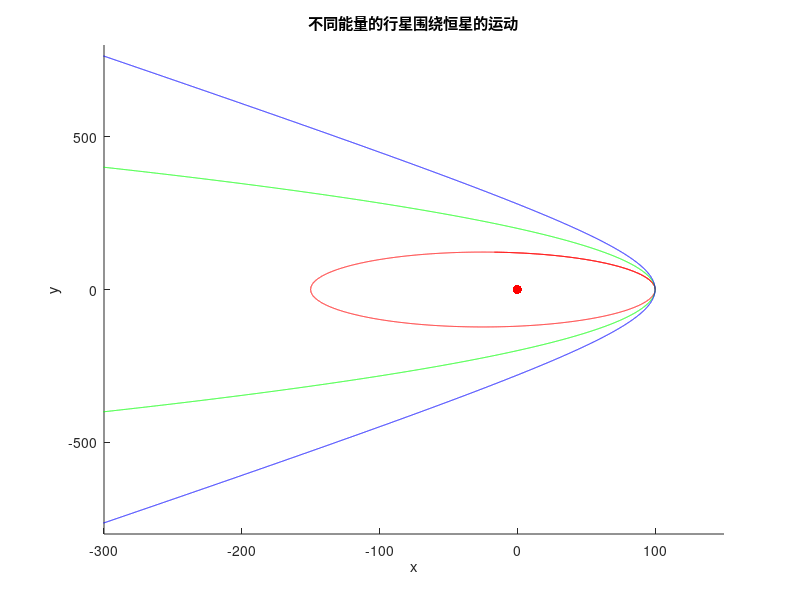

The MATLAB script that drew this image:
T=150;
r0=100;     %初始半径r0
theta0=0;   %初始theta角度
k=5000;       %k=G*M
E=[-20 0 20];   %行星不同的能量
v0=sqrt(2.*E+2*k/r0);  %行星的初速度
%行星运动轨迹方程
F=@(t,u)[u(2);u(1).*u(4).^2-k.*u(1).^-2;u(4);-2.*u(2).*u(4)./u(1)];
%星星轨迹作图前准备
figure
xlabel('x');ylabel('y');
axis([-300 150 -800 800]);
title('不同能量的行星围绕恒星的运动');
sun=line(0,0,'color','r','marker','.','markersize',20);
hold on
%能量E小于0的行星
[t,y]=ode45(F,0:0.01:T,[r0 0 0 v0(1)/r0]);
[X,Y]=pol2cart(y(:,3),y(:,1));
h1=plot(X,Y);
set(h1,'color','r')
%能量E等于0的行星
[t,y]=ode45(F,0:0.01:T,[r0 0 0 v0(2)/r0]);
[X,Y]=pol2cart(y(:,3),y(:,1));
X=[X,X];Y=[Y,-Y];
h2=plot(X,Y);
set(h2,'color','g')
%能量E大于0的行星
[t,y]=ode45(F,0:0.01:T,[r0 0 0 v0(3)/r0]);
[X,Y]=pol2cart(y(:,3),y(:,1));
X=[X,X];Y=[Y,-Y];
h3=plot(X,Y);
set(h3,'color','b');